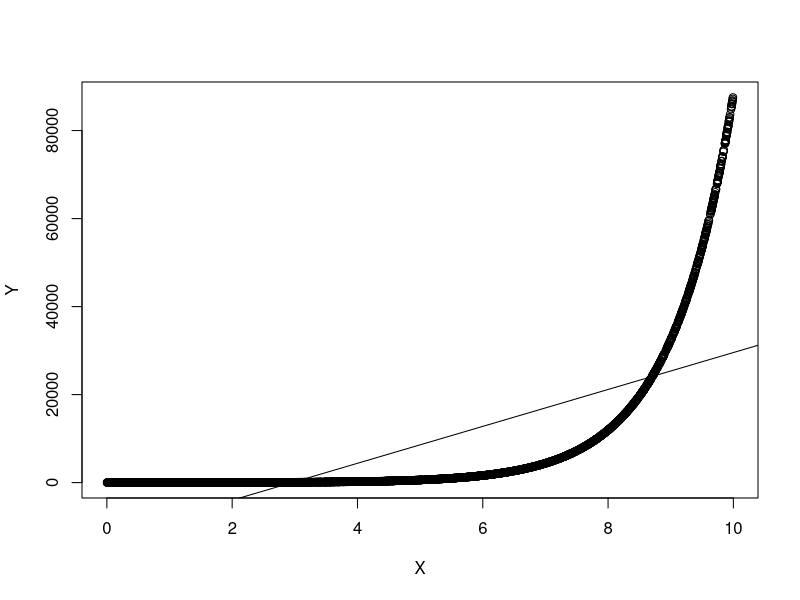
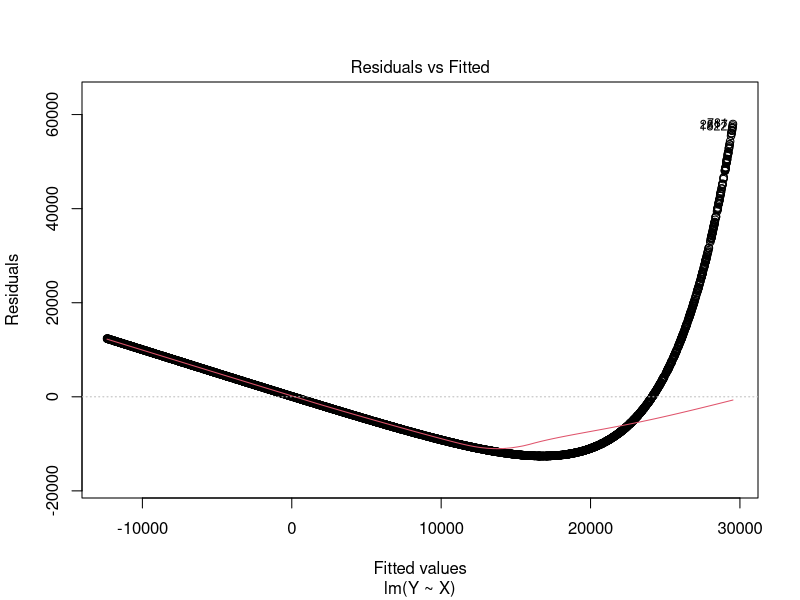
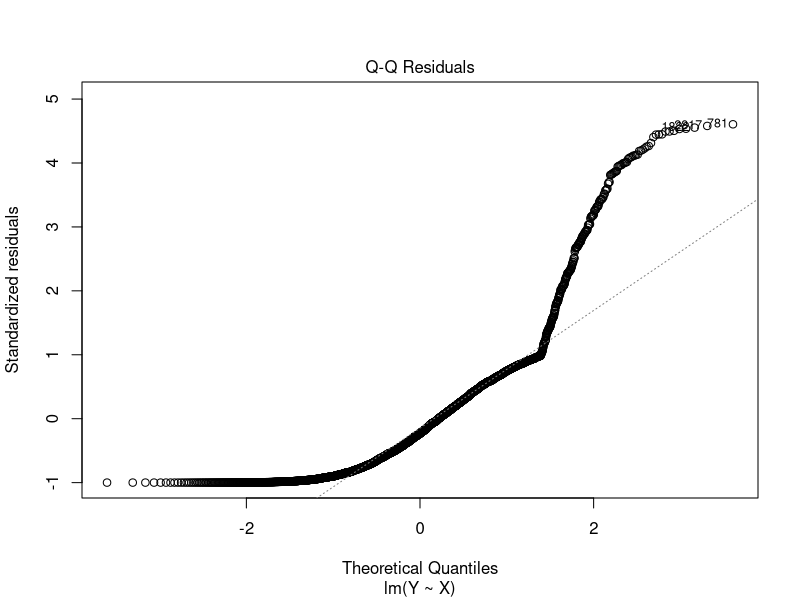
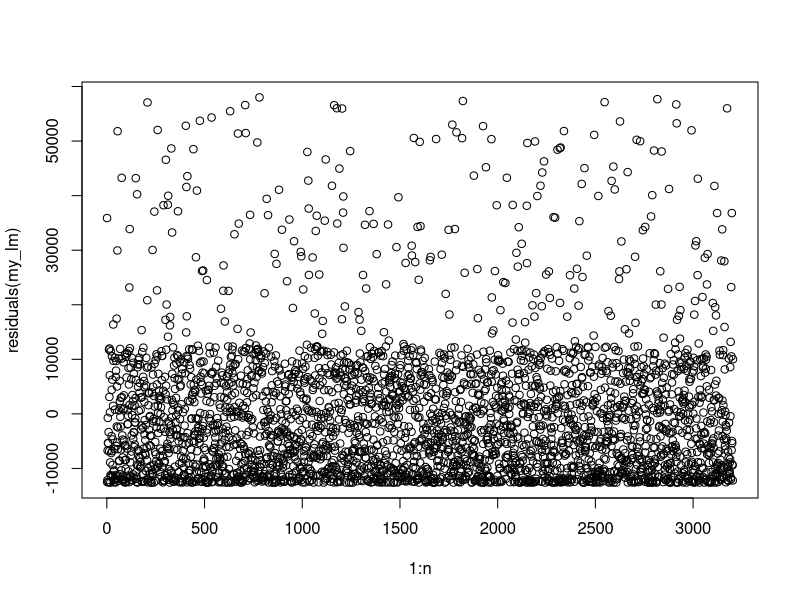
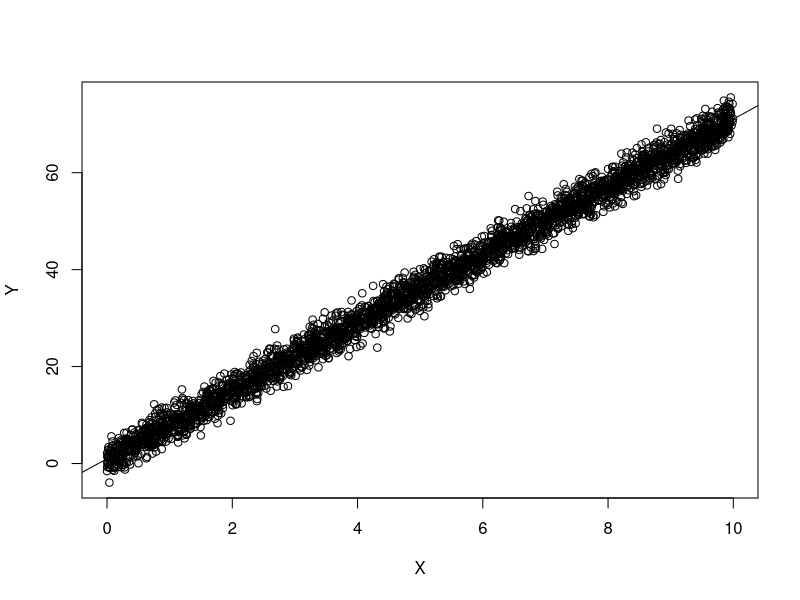
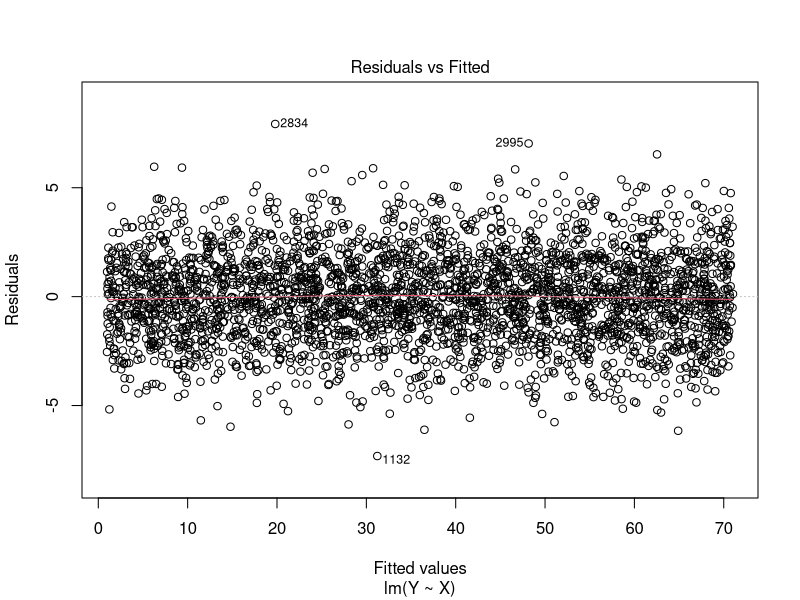
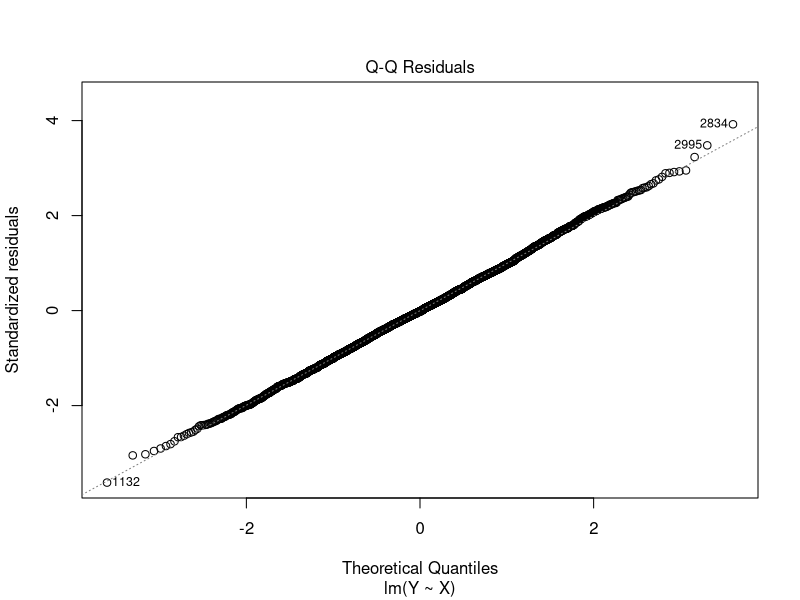
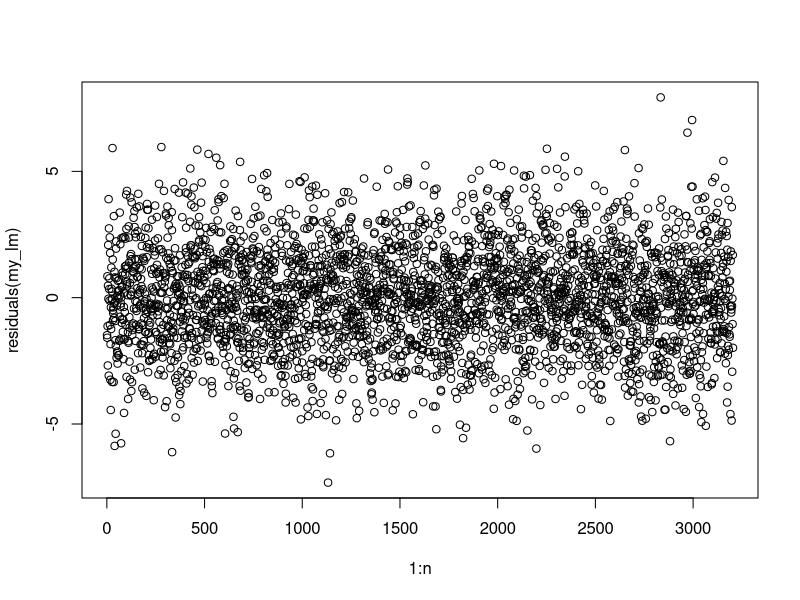

These charts were generated, in order, by the following R code:
## ---- chunk 1
knitr::opts_chunk$set(echo = TRUE)
## ---- chunk 2
require(ggplot2)
library(lmtest)
library(car)
## ---- chunk 3
check_violations <- function(sample_size, orig_new_obsv, violation_name, violation_func, sigma_sq, orig_X) {

  # ordinary relationship with no violations
  if (violation_name == "None") {
    X <- orig_X
    new_obsv <- orig_new_obsv
    eps <- rnorm(sample_size, mean = 0, sd = sqrt(sigma_sq))
    return(list(X,new_obsv,eps))
  }
  if (violation_name == "Nonlinear relationship") {
    X <- violation_func(orig_X)
    new_obsv <- violation_func(orig_new_obsv)
    eps <- rnorm(sample_size, mean = 0, sd = sqrt(sigma_sq))
    return(list(X,new_obsv,eps))
  }
  if (violation_name == "Non-normal errors") {
    # gamma distributed errors
    if (violation_func == "Gamma") {
      X <- orig_X
      new_obsv <- orig_new_obsv
      eps_alpha <- sigma_sq
      eps_beta <- 1
      eps <- (rgamma(sample_size, shape = eps_alpha, scale = eps_beta) - eps_alpha * eps_beta) * 2
      return(list(X,new_obsv,eps))
    }
    # poisson distributed errors
    if (violation_func == "Poisson") {
      X <- orig_X
      new_obsv <- orig_new_obsv
      lambda <- sigma_sq
      eps <- (rpois(sample_size, lambda) - lambda) * 2
      return(list(X,new_obsv,eps))
    }
  }
  if (violation_name == "Heterogeneous variances") {
    X <- orig_X
    new_obsv <- orig_new_obsv
    eps <- rnorm(sample_size, mean = 0, sd = violation_func(X))
    return(list(X,new_obsv,eps))
  }
  if (violation_name == "Correlated Errors") {
    X <- orig_X
    rho <- violation_func
    new_obsv <- orig_new_obsv
    eps <- rep(0, sample_size)
    e.ind <- rnorm(sample_size, mean = 0, sd = (sigma_sq / sqrt(1-rho^2)))
    eps[1] <- e.ind[1]
    for (i in 2:sample_size) {
      eps[i] <- rho * eps[i-1] + e.ind[i]
    }
    return(list(X,new_obsv,eps))
  }
    if (violation_name == "Multicolinearity") {
    X <- unname(cbind(orig_X[,1],violation_func(orig_X[,1])))
    new_obsv<- unname(cbind(orig_new_obsv[,1],violation_func(orig_new_obsv[,1])))
    eps <- rnorm(sample_size, mean = 0, sd = sqrt(sigma_sq))
    return(list(X,new_obsv,eps))
  }
}


# function that will run simulations, violating a specific assumption
run_simulations <- function(num_runs, sample_size, num_new_obsv, violation, violation_func, num_predictors, sigma_sq) {
  
  sim_results <- data.frame(percent_yhat_bad_confint        = 0,
                            percent_intercept_bad_confint   = 0, 
                            percent_param_bad_confint       = 0, 
                            average_mse                     = 0, 
                            percent_insignificant_intercept = 0, 
                            percent_insignificant_param     = 0) 

  parameters <- sample.int(10,num_predictors + 1)
  for (i in 1:num_runs) {
    
    if (num_predictors == 2) {
      X <- cbind(runif(sample_size, 0, 10),runif(sample_size, 30, 40))
      new_obsv <- cbind(runif(num_new_obsv, 0, 10),runif(num_new_obsv, 30, 40))
    } else {X <- runif(sample_size, 0, 10)
            new_obsv <- runif(num_new_obsv, 0, 10)}
    
    
    # transform our data to violate assumptions of linearity
    violated_data <- check_violations(sample_size, new_obsv, violation, violation_func, sigma_sq, X)
    violated_X <- violated_data[[1]]
    violated_new_obsv <- violated_data[[2]]
    eps <- violated_data[[3]]

    # TODO: make this not break plot_diagnostics
    if (violation == "Multicolinearity") {
      X <- violated_X
      new_obsv <- violated_new_obsv
    }

    # add in column of ones to capture beta0 when generating Y and expected value of Y
    Y <- (cbind(1,violated_X) %*% parameters) + eps
    exp_val_Y <- cbind(1,violated_new_obsv) %*% parameters
    
    # fit a linear model using the simulated data
    lm_data <- data.frame(Y = Y, X = I(X))
    my_lm <- lm(Y ~ X, data=lm_data)
    
    # predict y for new values of x using the fitted linear model
    Y_hat_ci <- predict(my_lm, newdata = data.frame(X = I(new_obsv)), interval = "confidence")
    
    # check whether the confidence interval actually captures the expected value of y from the true model
    n_bad_predictions <- num_new_obsv - sum((exp_val_Y >= Y_hat_ci[,2]) & (exp_val_Y <= Y_hat_ci[,3]))
# freq of confint for prediction of new data points not capturing the expected val of Y based on ground truth
    sim_results$percent_yhat_bad_confint <- sim_results$percent_yhat_bad_confint + n_bad_predictions
    
    # get confidence iterval for beta hat
    beta_ci <- confint(my_lm)
    
    # check whether the true value for the betas is caputured in the confidence interval
    good_betas <- ((parameters >= beta_ci[,"2.5 %"]) & (parameters <= beta_ci[,"97.5 %"]))
    if (good_betas[1] == FALSE)

# how many times true beta_0 was not captured by the confint for our fitted model
      sim_results$percent_intercept_bad_confint <- sim_results$percent_intercept_bad_confint + 1
    # good_betas[-1] means anything that is not the intercept coeff
    if (sum(good_betas[-1] == FALSE) >= 1) 
# bad predictor rate: how many times a parameter that was not b0 was not within the confint
      # if there's more than one they are combined
      {sim_results$percent_param_bad_confint <- sim_results$percent_param_bad_confint + sum(good_betas[-1] == FALSE)}
    
    # add the mse to the sum of MSE for all runs (to be averaged at the end)
    sim_results$average_mse <- sim_results$average_mse + (anova(my_lm)$'Mean Sq'[2]) # [2] for residual
    
    
    # check which beta_hats are significant based on the p-values
    p_vals <- summary(my_lm)$coeff[,4] # 4 for pvals
    if (p_vals[1] > .05)
# frequency % p-val(intercept) was >0.05      
      sim_results$percent_insignificant_intercept <- sim_results$percent_insignificant_intercept + 1
    if (sum(p_vals[-1] > .05) >= 1)
      
# excluding intercept coeff, freq that params for predictors had p-val > 0.05 in all our sims. on interval (0,1)
      # sum in case more than one predictor var
      {sim_results$percent_insignificant_param <- sim_results$percent_insignificant_param + sum(p_vals[-1] > .05)}
  }
  
  # FINALLY, take mean of all these 
  sim_results <- sim_results/num_runs
  
  # confint for predictions did not capture expected value, divided by n new data points 
  sim_results$percent_yhat_bad_confint <- sim_results$percent_yhat_bad_confint/(num_new_obsv)
  
  # conint for predictor param did not capture true param used to generate data, divited by number of predictors
  sim_results$percent_param_bad_confint <- sim_results$percent_param_bad_confint/(num_predictors)
  
  # precent of (non-intercept) params that whose p-val > 0.05
  sim_results$percent_insignificant_param <- sim_results$percent_insignificant_param/(num_predictors)

  # R is terrible and we have to return our objects as a list >:C
  payload <- list(sim_results=sim_results, my_lm=my_lm, X=X, Y=Y, eps=eps, Y_hat_ci=Y_hat_ci, exp_val_Y=exp_val_Y, n=sample_size, num_predictors=num_predictors)
  return(payload)
}
## ---- chunk 4
plot_diagnostics <- function(payload) {
  # unpack payload
  list2env(payload, envir=environment())
  
  if(num_predictors > 1){
    
    multivariate_dataframe <- as.data.frame(cbind(X, Y))
    colnames(multivariate_dataframe) <- c("X1", "X2", "Y")
    multivariate_linear_model <- lm(Y~., data = multivariate_dataframe)
      
    writeLines("Diagnostic #1: Is the Regression Function Linear? ")
    plot(multivariate_linear_model, which = 1, caption = "Residuals vs Fitted")
    
      writeLines("Diagnostic #2: Do the Residuals Have Constant Variance?\n\n Does the plot appear to be a general cloud of points or is there a megaphone shape?")
    plot(multivariate_linear_model, which = 1) 
    
      writeLines("Diagnostic #3: Are the Residuals Normally Distributed?")
    plot(multivariate_linear_model, which = 2)
    
    writeLines("Diagnostic #4: Are the Residuals Independent?")  
    plot(1:n, residuals(multivariate_linear_model))
    
    writeLines("Diagnostic #5: Is there Evidence of Multicollinearity?")
    pairs(multivariate_dataframe)
  } else {
  
  writeLines("Diagnostic #1: Is the Regression Function Linear? ")
  plot(Y ~ X)
  abline(my_lm)

  writeLines("Diagnostic #2: Do the Residuals Have Constant Variance?\n\n Does the plot appear to be a general cloud of points or is there a megaphone shape?")
  plot(my_lm, which = 1) 
  
  writeLines("Diagnostic #3: Are the Residuals Normally Distributed?")
  plot(my_lm, which = 2)
  
  writeLines("Diagnostic #4: Are the Residuals Independent?")  
  plot(1:n, residuals(my_lm))}


}

## ---- chunk 5
summary_diagnostics <- function(payload) {
  # unpack payload
  list2env(payload, envir=environment())

  print(summary(my_lm))
  print(anova(my_lm))
}
## ---- chunk 6
advanced_diagnostics <- function(payload) {
  # unpack payload
  list2env(payload, envir=environment())
  
  #check for multivariate case
  if(num_predictors > 1){
    multivariate_dataframe <- as.data.frame(cbind(X, Y))
    colnames(multivariate_dataframe) <- c("X1", "X2", "Y")
    multivariate_linear_model <- lm(Y~., data = multivariate_dataframe)
    
    #constant var
     writeLines("Diagnostic #2: Do the Residuals Have Constant Variance?\n\n Does the plot appear to be a general cloud of points or is there a megaphone shape?")
    writeLines("Large values of the test statistic lead to us rejecting H0 and concluding that we have nonconstant variance (ie heteroskedacity).")
    print(bptest(multivariate_linear_model))
    
    #residuals nonnormal
    writeLines("Diagnostic #3: Are the Residuals Normally Distributed?")
    # plot(linear_model, which = 2)
    print(shapiro.test(residuals(multivariate_linear_model)))

    #multicollinearity
    writeLines("Diagnostic #5: Is there Evidence of Multicollinearity?")  
    writeLines("Here are some rough guidelines:
    VIF_j≈1: no evidence of multicollinearity for x_j
    1<VIF_j<5: evidence of moderate multicollinearity for x_j
    5≤VIF_j<10: evidence of strong multicollinearity for x_j
    VIF_j≥10 evidence of severe multicollinearity for x_j, will almost certainly cause problems")
    print(vif(multivariate_linear_model))
  } else {

  #bivariate case  
  
  # constant variance
  writeLines("Diagnostic #2: Do the Residuals Have Constant Variance?")

# heteroskedacity
  writeLines("Breusch-Pagan Test\n\nA p-value less than .05 will lead us to reject H0 and conclude that we have nonconstant variance (ie heteroskedacity).")
  print(bptest(Y ~ X))
  

  #normally dist residuals
  writeLines("Diagnostic #3: Are the Residuals Normally Distributed?")
    writeLines("Shapiro-Wilk's Test\n\nA p-value less than .05 will lead us to reject H0 and conclude that the errors are not normally distributed.")
  print(shapiro.test(residuals(my_lm)))
  }
}

## ---- chunk 7
random_sim <- function(n,random_violation,random_violation_func,num_predictors) {
  random_simulation <- run_simulations(num_runs = 1, 
                                       n, 
                                       num_new_obsv = 20, 
                                       random_violation,
                                       random_violation_func,
                                       num_predictors, 
                                       sigma_sq = 4)
  
  return(random_simulation)
}
## ---- chunk 8
# set up constants for simulations
set.seed(123)
n_small <- 20
n_med <- 100
n_large <- 5000
num_runs <- 100
num_new_obsv <- 20
# num_predictors <- 1
sigma_sq <- 4
## ---- chunk 9
poly_func <- function(x) (x-5)^2
poly_small_results <- run_simulations(num_runs,
                                      n_small, 
                                      num_new_obsv, 
                                      violation = "Nonlinear relationship", 
                                      violation_func = poly_func, 
                                      num_predictors = 1, 
                                      sigma_sq)

poly_med_results <-run_simulations(num_runs,
                                   n_med, 
                                   num_new_obsv, 
                                   violation =  "Nonlinear relationship", 
                                   violation_func = poly_func, 
                                   num_predictors = 1, 
                                   sigma_sq)

poly_large_results <- run_simulations(num_runs, 
                                     n_large, 
                                     num_new_obsv, 
                                     violation =  "Nonlinear relationship", 
                                     violation_func = poly_func, 
                                     num_predictors = 1, 
                                     sigma_sq)
## ---- chunk 10
exp_small_results <- run_simulations(num_runs,
                                     n_small, 
                                     num_new_obsv, 
                                     violation =  "Nonlinear relationship", 
                                     violation_func = exp, 
                                     num_predictors = 1, 
                                     sigma_sq)

exp_med_results <-run_simulations(num_runs, 
                                  n_med, 
                                  num_new_obsv, 
                                  violation =  "Nonlinear relationship",
                                  violation_func = exp, 
                                  num_predictors = 1, 
                                  sigma_sq)

exp_large_results <-run_simulations(num_runs,
                                    n_large, 
                                    num_new_obsv, 
                                    violation =  "Nonlinear relationship", 
                                    violation_func = exp, 
                                    num_predictors = 1, 
                                    sigma_sq)
## ---- chunk 11
sin_small_results <- run_simulations(num_runs, 
                                     n_small, 
                                     num_new_obsv, 
                                     violation =  "Nonlinear relationship", 
                                     violation_func = sin, 
                                     num_predictors = 1, 
                                     sigma_sq)

sin_med_results <- run_simulations(num_runs, 
                                   n_med, 
                                   num_new_obsv, 
                                   violation =  "Nonlinear relationship", 
                                   violation_func = sin, 
                                   num_predictors = 1, 
                                   sigma_sq)

sin_large_results <- run_simulations(num_runs, 
                                     n_large, 
                                     num_new_obsv, 
                                     violation =  "Nonlinear relationship", 
                                     violation_func = sin, 
                                     num_predictors = 1, 
                                     sigma_sq)
## ---- chunk 12
log_small_results <- run_simulations(num_runs, 
                                     n_small, 
                                     num_new_obsv, 
                                     violation =  "Nonlinear relationship", 
                                     violation_func = log,
                                     num_predictors = 1, 
                                     sigma_sq)

log_med_results <- run_simulations(num_runs, 
                                   n_med, 
                                   num_new_obsv, 
                                   violation =  "Nonlinear relationship", 
                                   violation_func = log, 
                                   num_predictors = 1, 
                                   sigma_sq)

log_large_results <- run_simulations(num_runs, 
                                     n_large, 
                                     num_new_obsv, 
                                     violation =  "Nonlinear relationship", 
                                     violation_func = log, 
                                     num_predictors = 1, 
                                     sigma_sq)

## ---- chunk 13
(polynomial_results <- rbind(small_samp = poly_small_results[[1]], 
                            med_samp = poly_med_results[[1]], 
                            large_samp = poly_large_results[[1]]))

(exponential_results <- rbind(small_samp = exp_small_results[[1]],
                             med_samp = exp_med_results[[1]], 
                             large_samp = exp_large_results[[1]]))

(sinusoidal_results <- rbind(small_samp = sin_small_results[[1]], 
                            med_samp = sin_med_results[[1]], 
                            large_samp = sin_large_results[[1]]))

(logarithmic_results <- rbind(small_samp = log_small_results[[1]], 
                             med_samp = log_med_results[[1]], 
                             large_samp = log_large_results[[1]]))
## ---- chunk 14

#part e, name the normal func & nonnormal func & randomly call it
q1_random_func <- sample(c(poly_func, sin, log, exp), 3)
n <- sample(20:5000, 1)
q1_random_violation_1 <- sample(c("None","Nonlinear relationship"), 1)

q1_random_results_1 <- random_sim(n,
                                  random_violation = q1_random_violation_1,
                                  random_violation_func = q1_random_func[[1]],
                                  num_predictors = 1)


q1_random_violation_2 <- sample(c("None","Nonlinear relationship"), 1)
q1_random_results_2 <- random_sim(n,
                                  random_violation = q1_random_violation_2,
                                  random_violation_func = q1_random_func[[2]],
                                  num_predictors = 1)


q1_random_violation_3 <- sample(c("None","Nonlinear relationship"), 1)
q1_random_results_3 <- random_sim(n,
                                  random_violation = q1_random_violation_3,
                                  random_violation_func = q1_random_func[[3]],
                                  num_predictors = 1)
## ---- chunk 15
plot_diagnostics(q1_random_results_1)
plot_diagnostics(q1_random_results_2)
plot_diagnostics(q1_random_results_3)
## ---- chunk 16
q1_random_results_3[[1]]
## ---- chunk 17
gamma_small_results <- run_simulations(num_runs, 
                                     n_small, 
                                     num_new_obsv, 
                                     violation =  "Non-normal errors", 
                                     violation_func = "Gamma",
                                     num_predictors = 1, 
                                     sigma_sq)

gamma_med_results <- run_simulations(num_runs, 
                                   n_med, 
                                   num_new_obsv, 
                                   violation =  "Non-normal errors", 
                                   violation_func = "Gamma", 
                                   num_predictors = 1, 
                                   sigma_sq)

gamma_large_results <- run_simulations(num_runs, 
                                     n_large, 
                                     num_new_obsv, 
                                     violation =  "Non-normal errors", 
                                     violation_func = "Gamma", 
                                     num_predictors = 1, 
                                     sigma_sq)


## ---- chunk 18
poisson_small_results <- run_simulations(num_runs, 
                                     n_small, 
                                     num_new_obsv, 
                                     violation =  "Non-normal errors", 
                                     violation_func = "Poisson",
                                     num_predictors = 1, 
                                     sigma_sq)

poisson_med_results <- run_simulations(num_runs, 
                                   n_med, 
                                   num_new_obsv, 
                                   violation =  "Non-normal errors", 
                                   violation_func = "Poisson", 
                                   num_predictors = 1, 
                                   sigma_sq)

poisson_large_results <- run_simulations(num_runs, 
                                     n_large, 
                                     num_new_obsv, 
                                     violation =  "Non-normal errors", 
                                     violation_func = "Poisson", 
                                     num_predictors = 1, 
                                     sigma_sq)

## ---- chunk 19
(gamma_results <- rbind(small_samp = gamma_small_results[[1]], 
                             med_samp = gamma_med_results[[1]], 
                             large_samp = gamma_large_results[[1]]))

(poisson_results <- rbind(small_samp = poisson_small_results[[1]], 
                             med_samp = poisson_med_results[[1]], 
                             large_samp = poisson_large_results[[1]]))
## ---- chunk 20
#part e, name the normal func & nonnormal func & randomly call it
q2_random_func <- sample(c("Poisson","Gamma"), 2)
n <- sample(20:5000, 1)

q2_random_violation <- sample(c("None","Non-normal errors"), 2)

q2_random_results_1 <- random_sim(n, 
                                  random_violation =  q2_random_violation[1],
                                  random_violation_func = q2_random_func[1],
                                  num_predictors = 1)

q2_random_results_2 <- random_sim(n, 
                                  random_violation =  q2_random_violation[2],
                                  random_violation_func = q2_random_func[2],
                                  num_predictors = 1)

## ---- chunk 21
plot_diagnostics(q2_random_results_1)
plot_diagnostics(q2_random_results_2)
## ---- chunk 22
q2_random_violation[2] == "Non-normal errors"
## ---- chunk 23
poly_func_2 <- function(x) 0.5*x^2
hetero_var_poly_small_results <- run_simulations(num_runs,
                                     n_small, 
                                     num_new_obsv, 
                                     violation =  "Heterogeneous variances", 
                                     violation_func = poly_func_2, 
                                     num_predictors = 1, 
                                     sigma_sq)

hetero_var_poly_med_results <-run_simulations(num_runs, 
                                  n_med, 
                                  num_new_obsv, 
                                  violation =  "Heterogeneous variances",
                                  violation_func = poly_func_2, 
                                  num_predictors = 1, 
                                  sigma_sq)

hetero_var_poly_large_results <-run_simulations(num_runs,
                                    n_large, 
                                    num_new_obsv, 
                                    violation =  "Heterogeneous variances", 
                                    violation_func = poly_func_2, 
                                    num_predictors = 1, 
                                    sigma_sq)
## ---- chunk 24
hetero_var_exp_small_results <- run_simulations(num_runs,
                                     n_small, 
                                     num_new_obsv, 
                                     violation =  "Heterogeneous variances", 
                                     violation_func = exp, 
                                     num_predictors = 1, 
                                     sigma_sq)

hetero_var_exp_med_results <-run_simulations(num_runs, 
                                  n_med, 
                                  num_new_obsv, 
                                  violation =  "Heterogeneous variances",
                                  violation_func = exp, 
                                  num_predictors = 1, 
                                  sigma_sq)

hetero_var_exp_large_results <-run_simulations(num_runs,
                                    n_large, 
                                    num_new_obsv, 
                                    violation =  "Heterogeneous variances", 
                                    violation_func = exp, 
                                    num_predictors = 1, 
                                    sigma_sq)

## ---- chunk 25
hetero_var_poly_results <- rbind(small_samp = hetero_var_poly_small_results[[1]],
                             med_samp = hetero_var_poly_med_results[[1]], 
                             large_samp = hetero_var_poly_large_results[[1]])
hetero_var_poly_results

hetero_var_exp_results <- rbind(small_samp = hetero_var_exp_small_results[[1]],
                             med_samp = hetero_var_exp_med_results[[1]], 
                             large_samp = hetero_var_exp_large_results[[1]])
hetero_var_exp_results
## ---- chunk 26
#part e, name the normal func & nonnormal func & randomly call it
random_poly_func <- function(x) {
  a <- runif(1,0,5)
  b <- runif(1,2,4)
  return((x-a)^b)
}
q3_random_func <- sample(c(random_poly_func, exp),1)
n <- n_med

q3_random_violation <- sample(c("None","Heterogeneous variances"), 2)

q3_random_results_1 <- random_sim(n, 
                                  random_violation =  q3_random_violation[1],
                                  random_violation_func = q3_random_func[[1]],
                                  num_predictors = 1)

q3_random_results_2 <- random_sim(n, 
                                  random_violation =  q3_random_violation[2],
                                  random_violation_func = q3_random_func[[1]],
                                  num_predictors = 1)

## ---- chunk 27
plot_diagnostics(q3_random_results_1)
plot_diagnostics(q3_random_results_2)
## ---- chunk 28
q3_random_violation[2] == "Heterogeneous variances"
## ---- chunk 29
# Sample code to get started
corr_error_small_results_h <- run_simulations(num_runs,
                                     n_small, 
                                     num_new_obsv, 
                                     violation =  "Correlated Errors", 
                                     violation_func = 0.9, 
                                     num_predictors = 1, 
                                     sigma_sq)

corr_error_med_results_h <-run_simulations(num_runs, 
                                  n_med, 
                                  num_new_obsv, 
                                  violation =  "Correlated Errors",
                                  violation_func = 0.9, 
                                  num_predictors = 1, 
                                  sigma_sq)

corr_error_large_results_h <-run_simulations(num_runs,
                                    n_large, 
                                    num_new_obsv, 
                                    violation =  "Correlated Errors", 
                                    violation_func = 0.9, 
                                    num_predictors = 1, 
                                    sigma_sq)

#correlated errors with rho of .3
corr_error_small_results_l <- run_simulations(num_runs,
                                     n_small, 
                                     num_new_obsv, 
                                     violation =  "Correlated Errors", 
                                     violation_func = 0.3, 
                                     num_predictors = 1, 
                                     sigma_sq)

corr_error_med_results_l <-run_simulations(num_runs, 
                                  n_med, 
                                  num_new_obsv, 
                                  violation =  "Correlated Errors",
                                  violation_func = 0.3, 
                                  num_predictors = 1, 
                                  sigma_sq)

corr_error_large_results_l <-run_simulations(num_runs,
                                    n_large, 
                                    num_new_obsv, 
                                    violation =  "Correlated Errors", 
                                    violation_func = 0.3, 
                                    num_predictors = 1, 
                                    sigma_sq)
## ---- chunk 30
corr_error_results_h <- rbind(small_samp = corr_error_small_results_h[[1]],
                             med_samp = corr_error_med_results_h[[1]], 
                             large_samp = corr_error_large_results_h[[1]])
corr_error_results_h

corr_error_results_l <- rbind(small_samp = corr_error_small_results_l[[1]],
                             med_samp = corr_error_med_results_l[[1]], 
                             large_samp = corr_error_large_results_l[[1]])
corr_error_results_l
## ---- chunk 31
# randomly select a value of rho equal to .8 or 0 from a large sample size
set.seed(1234)
rho_vec <- c(0.1, .8)
#choose random value of rho
rho <- sample(rho_vec,1)
  b0 <- 10
  b1 <- 2
  sigma <- 4
  n <- 500
  x <- runif(n, 0, 10)
  newx <- runif(n,0,10)
  eps <- rep(0, n)
  e.ind <- rnorm(n, mean = 0, sd = (sigma / sqrt(1 - rho^2)))
  eps[1] <- e.ind[1]
  for (i in 2:n) {
    eps[i] <- rho * eps[i-1] + e.ind[i]
  }
  y <- b0 + b1 * x + eps

  lm.random <- lm(y~x)

  plot(lm.random)
  plot(1:n, residuals(lm.random))

## ---- chunk 32
add_noise <- function(x) x + rnorm(length(x))
multicolinearity_noise_small_results <- run_simulations(num_runs,
                                     n_small,
                                     num_new_obsv,
                                     violation =  "Multicolinearity",
                                     violation_func = add_noise,
                                     num_predictors = 2,
                                     sigma_sq)

multicolinearity_noise_med_results <- run_simulations(num_runs,
                                     n_med,
                                     num_new_obsv,
                                     violation =  "Multicolinearity",
                                     violation_func = add_noise,
                                     num_predictors = 2,
                                     sigma_sq)

multicolinearity_noise_large_results <- run_simulations(num_runs,
                                     n_large,
                                     num_new_obsv,
                                     violation =  "Multicolinearity",
                                     violation_func = add_noise,
                                     num_predictors = 2,
                                     sigma_sq)
## ---- chunk 33
quadratic <- function(x) x^2
multicolinearity_poly_small_results <- run_simulations(num_runs,
                                     n_small,
                                     num_new_obsv,
                                     violation =  "Multicolinearity",
                                     violation_func = quadratic,
                                     num_predictors = 2,
                                     sigma_sq)

multicolinearity_poly_med_results <- run_simulations(num_runs,
                                     n_med,
                                     num_new_obsv,
                                     violation =  "Multicolinearity",
                                     violation_func = quadratic,
                                     num_predictors = 2,
                                     sigma_sq)

multicolinearity_poly_large_results <- run_simulations(num_runs,
                                     n_large,
                                     num_new_obsv,
                                     violation =  "Multicolinearity",
                                     violation_func = quadratic,
                                     num_predictors = 2,
                                     sigma_sq)
## ---- chunk 34
multicolinearity_noise_results <- rbind(small_samp = multicolinearity_noise_small_results[[1]],
                             med_samp = multicolinearity_noise_med_results[[1]],
                             large_samp = multicolinearity_noise_large_results[[1]])
multicolinearity_noise_results

multicolinearity_poly_results <- rbind(small_samp = multicolinearity_poly_small_results[[1]],
                             med_samp = multicolinearity_poly_med_results[[1]],
                             large_samp = multicolinearity_poly_large_results[[1]])
multicolinearity_poly_results
## ---- chunk 35
#part e, name the normal func & nonnormal func & randomly call it
n <- n_med
q5_random_func <- sample(c(add_noise,quadratic),2)
q5_random_violation <- sample(c("None","Multicolinearity"), 2)

q5_random_results_1 <- random_sim(n, 
                                  random_violation =  q5_random_violation[1],
                                  random_violation_func = q5_random_func[[1]],
                                  num_predictors = 2)

q5_random_results_2 <- random_sim(n, 
                                  random_violation =  q5_random_violation[2],
                                  random_violation_func = q5_random_func[[2]],
                                  num_predictors = 2)

# random_results5[[1]]
## ---- chunk 36
plot_diagnostics(q5_random_results_1)
plot_diagnostics(q5_random_results_2)
## ---- chunk 37
#check our answers
